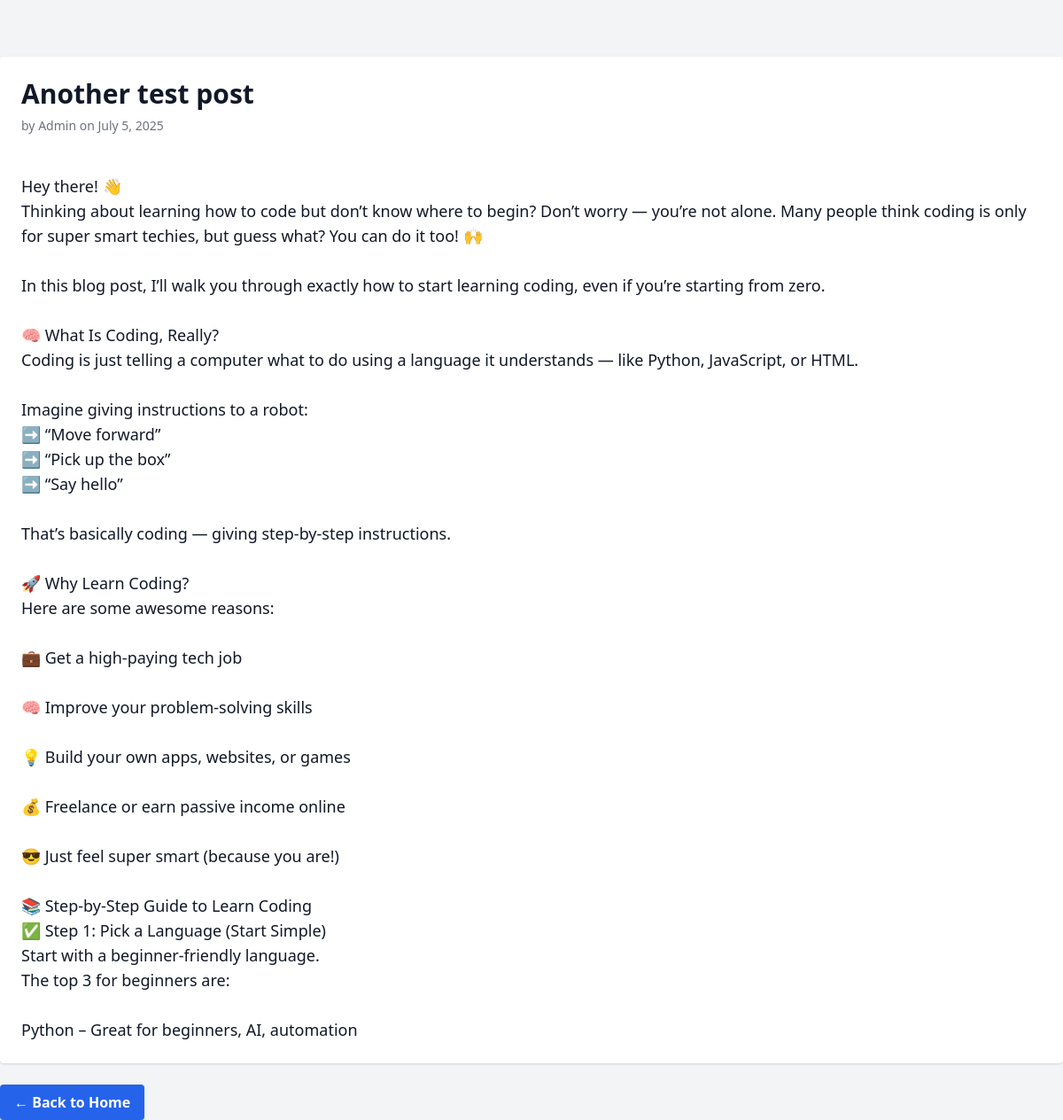
Page /post/6/ on the committed database.
### blog_app/models.py (models this page shows, shortened)
class BlogPost(models.Model):
    title = models.CharField(max_length=200)
    content = models.TextField()
    author = models.CharField(max_length=100)
    image = models.ImageField(upload_to='media/blog_images/', null=True, blank=True)
    created_at = models.DateTimeField(auto_now_add=True)

### blog_app/views.py (the view)
# urls.py: path('post/<int:post_id>/', views.view_post, name='view_post')
def view_post(request, post_id):
    post = get_object_or_404(BlogPost, id=post_id)
    return render(request, 'view_post.html', {'post': post})

### blog_app/templates/view_post.html (shortened to what this page needs)
{% extends 'base.html' %}
{% block content %}
<article class="bg-white shadow p-6 rounded">
    <h1 class="text-3xl font-bold mb-2">{{ post.title }}</h1>
    <p class="text-sm text-gray-500 mb-4">by {{ post.author }} on {{ post.created_at|date:"F j, Y" }}</p>
    <div class="text-lg whitespace-pre-line">
        {{ post.content }}
    </div>
</article>
<a href="{% url 'home' %}"
   class="mt-6 inline-block bg-blue-600 text-white font-semibold px-4 py-2 rounded shadow hover:bg-blue-700 transition">
   ← Back to Home
</a>
{% endblock %}

### rows in the picture
BlogPost: title "Another test post", author "Admin", created_at "July 5, 2025", content "Hey there! 👋 Thinking about learning how to code but don’t know where to begin? Don’t worry — you’re not alone. Many people think coding is only for super smart techies, but guess what? You can do it too! 🙌 In this blog post, I’ll walk you through exactly how to start learning coding, even if you’re starting from zero. 🧠 What Is Coding, Really? Coding is just telling a computer what to do using a language it understands — like Python, JavaScript, or HTML. Imagine giving instructions to a robot: ➡️ “Move forward” ➡️ “Pick up the box” ➡️ “Say hello” That’s basically coding — giving step-by-step instructions. 🚀 Why Learn Coding? Here are some awesome reasons: 💼 Get a high-paying tech job 🧠…"
